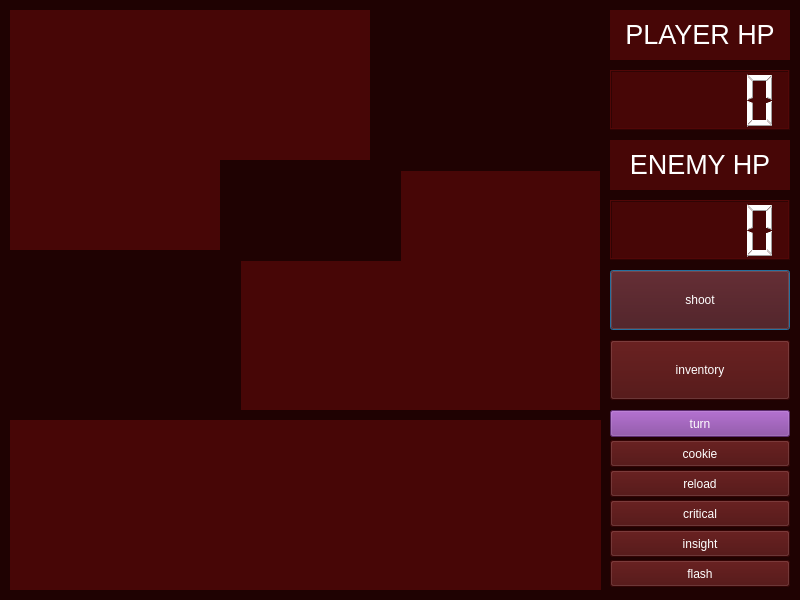
<?xml version="1.0" encoding="UTF-8"?>
<ui version="4.0">
 <class>secondwindow</class>
 <widget class="QDialog" name="secondwindow">
  <property name="geometry">
   <rect>
    <x>0</x>
    <y>0</y>
    <width>800</width>
    <height>600</height>
   </rect>
  </property>
  <property name="windowTitle">
   <string>Dialog</string>
  </property>
  <property name="styleSheet">
   <string notr="true">background-color: rgb(31, 2, 2);</string>
  </property>
  <widget class="QLabel" name="text_label">
   <property name="geometry">
    <rect>
     <x>10</x>
     <y>420</y>
     <width>591</width>
     <height>170</height>
    </rect>
   </property>
   <property name="styleSheet">
    <string notr="true">background-color: rgb(71, 6, 6);
color: rgb(255, 255, 255);</string>
   </property>
   <property name="text">
    <string/>
   </property>
  </widget>
  <widget class="QPushButton" name="shoot_btn">
   <property name="geometry">
    <rect>
     <x>610</x>
     <y>270</y>
     <width>180</width>
     <height>60</height>
    </rect>
   </property>
   <property name="styleSheet">
    <string notr="true">background-color: rgb(71, 6, 6);
font: 25pt &quot;Ubuntu&quot;;
color: rgb(255, 255, 255);</string>
   </property>
   <property name="text">
    <string>shoot</string>
   </property>
  </widget>
  <widget class="QPushButton" name="inventory_btn">
   <property name="geometry">
    <rect>
     <x>610</x>
     <y>340</y>
     <width>180</width>
     <height>60</height>
    </rect>
   </property>
   <property name="styleSheet">
    <string notr="true">background-color: rgb(71, 6, 6);
font: 25pt &quot;Ubuntu&quot;;
color: rgb(255, 255, 255);</string>
   </property>
   <property name="text">
    <string>inventory</string>
   </property>
  </widget>
  <widget class="QLabel" name="main_label">
   <property name="geometry">
    <rect>
     <x>10</x>
     <y>10</y>
     <width>590</width>
     <height>400</height>
    </rect>
   </property>
   <property name="styleSheet">
    <string notr="true">background-color: rgb(71, 6, 6);
color: rgb(255, 255, 255);</string>
   </property>
   <property name="text">
    <string/>
   </property>
  </widget>
  <widget class="QLabel" name="hp_label">
   <property name="geometry">
    <rect>
     <x>610</x>
     <y>10</y>
     <width>180</width>
     <height>50</height>
    </rect>
   </property>
   <property name="styleSheet">
    <string notr="true">background-color: rgb(71, 6, 6);
color: rgb(255, 255, 255);
</string>
   </property>
   <property name="text">
    <string>&lt;html&gt;&lt;head/&gt;&lt;body&gt;&lt;p align=&quot;center&quot;&gt;&lt;span style=&quot; font-size:20pt;&quot;&gt;PLAYER HP&lt;/span&gt;&lt;/p&gt;&lt;/body&gt;&lt;/html&gt;</string>
   </property>
  </widget>
  <widget class="QLCDNumber" name="my_hp_lcd">
   <property name="geometry">
    <rect>
     <x>610</x>
     <y>70</y>
     <width>180</width>
     <height>60</height>
    </rect>
   </property>
   <property name="styleSheet">
    <string notr="true">background-color: rgb(71, 6, 6);
color: rgb(255, 255, 255);</string>
   </property>
  </widget>
  <widget class="QLabel" name="hp_label_2">
   <property name="geometry">
    <rect>
     <x>610</x>
     <y>140</y>
     <width>180</width>
     <height>50</height>
    </rect>
   </property>
   <property name="styleSheet">
    <string notr="true">background-color: rgb(71, 6, 6);
color: rgb(255, 255, 255);
</string>
   </property>
   <property name="text">
    <string>&lt;html&gt;&lt;head/&gt;&lt;body&gt;&lt;p align=&quot;center&quot;&gt;&lt;span style=&quot; font-size:20pt;&quot;&gt;ENEMY HP&lt;/span&gt;&lt;/p&gt;&lt;/body&gt;&lt;/html&gt;</string>
   </property>
  </widget>
  <widget class="QLCDNumber" name="enemy_hp_lcd">
   <property name="geometry">
    <rect>
     <x>610</x>
     <y>200</y>
     <width>180</width>
     <height>60</height>
    </rect>
   </property>
   <property name="styleSheet">
    <string notr="true">background-color: rgb(71, 6, 6);
color: rgb(255, 255, 255);</string>
   </property>
  </widget>
  <widget class="QPushButton" name="cookie_btn">
   <property name="geometry">
    <rect>
     <x>610</x>
     <y>440</y>
     <width>180</width>
     <height>27</height>
    </rect>
   </property>
   <property name="styleSheet">
    <string notr="true">background-color: rgb(71, 6, 6);
font: 15pt &quot;Ubuntu&quot;;
color: rgb(255, 255, 255);</string>
   </property>
   <property name="text">
    <string>cookie</string>
   </property>
  </widget>
  <widget class="QPushButton" name="critical_btn">
   <property name="geometry">
    <rect>
     <x>610</x>
     <y>500</y>
     <width>180</width>
     <height>27</height>
    </rect>
   </property>
   <property name="styleSheet">
    <string notr="true">background-color: rgb(71, 6, 6);
font: 15pt &quot;Ubuntu&quot;;
color: rgb(255, 255, 255);</string>
   </property>
   <property name="text">
    <string>critical</string>
   </property>
  </widget>
  <widget class="QPushButton" name="insight_btn">
   <property name="geometry">
    <rect>
     <x>610</x>
     <y>530</y>
     <width>180</width>
     <height>27</height>
    </rect>
   </property>
   <property name="styleSheet">
    <string notr="true">background-color: rgb(71, 6, 6);
font: 15pt &quot;Ubuntu&quot;;
color: rgb(255, 255, 255);</string>
   </property>
   <property name="text">
    <string>insight</string>
   </property>
  </widget>
  <widget class="QPushButton" name="flash_btn">
   <property name="geometry">
    <rect>
     <x>610</x>
     <y>560</y>
     <width>180</width>
     <height>27</height>
    </rect>
   </property>
   <property name="styleSheet">
    <string notr="true">background-color: rgb(71, 6, 6);
font: 15pt &quot;Ubuntu&quot;;
color: rgb(255, 255, 255);</string>
   </property>
   <property name="text">
    <string>flash</string>
   </property>
  </widget>
  <widget class="QPushButton" name="reload_btn">
   <property name="geometry">
    <rect>
     <x>610</x>
     <y>470</y>
     <width>180</width>
     <height>27</height>
    </rect>
   </property>
   <property name="styleSheet">
    <string notr="true">background-color: rgb(71, 6, 6);
font: 15pt &quot;Ubuntu&quot;;
color: rgb(255, 255, 255);</string>
   </property>
   <property name="text">
    <string>reload</string>
   </property>
  </widget>
  <widget class="QPushButton" name="turn_btn">
   <property name="geometry">
    <rect>
     <x>610</x>
     <y>410</y>
     <width>180</width>
     <height>27</height>
    </rect>
   </property>
   <property name="styleSheet">
    <string notr="true">background-color: rgb(129, 61, 156);
font: 15pt &quot;Ubuntu&quot;;
color: rgb(255, 255, 255);</string>
   </property>
   <property name="text">
    <string>turn</string>
   </property>
  </widget>
  <widget class="QLabel" name="label">
   <property name="geometry">
    <rect>
     <x>10</x>
     <y>250</y>
     <width>231</width>
     <height>161</height>
    </rect>
   </property>
   <property name="styleSheet">
    <string notr="true">image: url(:/image_comfil/russian_rullet_image.jpg);</string>
   </property>
   <property name="text">
    <string/>
   </property>
  </widget>
  <widget class="QLabel" name="label_2">
   <property name="geometry">
    <rect>
     <x>370</x>
     <y>10</y>
     <width>231</width>
     <height>161</height>
    </rect>
   </property>
   <property name="styleSheet">
    <string notr="true">image: url(:/image_comfil/russian_rullet_image.jpg);</string>
   </property>
   <property name="text">
    <string/>
   </property>
  </widget>
  <widget class="QLabel" name="gunlabel">
   <property name="geometry">
    <rect>
     <x>220</x>
     <y>160</y>
     <width>181</width>
     <height>101</height>
    </rect>
   </property>
   <property name="styleSheet">
    <string notr="true">image: url(:/image_comfil/revolver.jpg);</string>
   </property>
   <property name="text">
    <string/>
   </property>
  </widget>
 </widget>
 <resources/>
 <connections/>
</ui>
